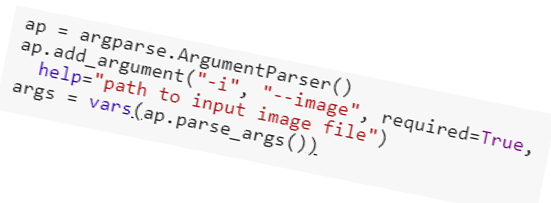
#> input picture test.png, 551 x 203 px
$ python -i deskew.py   (imports and definitions only)
#> lines starting #> are read from the running program, lines starting #| are printed output that depends on the picture; after the words box and inside, x2 and y2 are one past the last pixel; in counts of white or black regions, pixels touching at a corner belong together
import numpy as np
import cv2


def deskew(inputImage):
#> called with inputImage = 'test.png'
    image = cv2.imread(inputImage)
#> image is the input picture: shape (203, 551, 3); mean B, G, R 243.7, 243.2, 244.9

    if image is not None:
        print("image loaded successfully")
    else:
        print("problem loading image")

    gray = cv2.cvtColor(image, cv2.COLOR_BGR2GRAY)
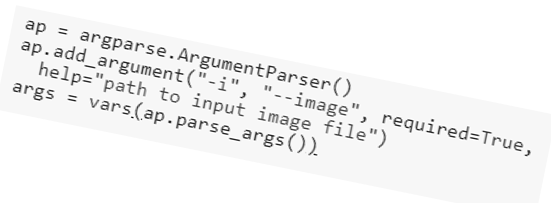
#> gray: shape (203, 551); min 4, max 255, mean 243.7
    gray = cv2.bitwise_not(gray)
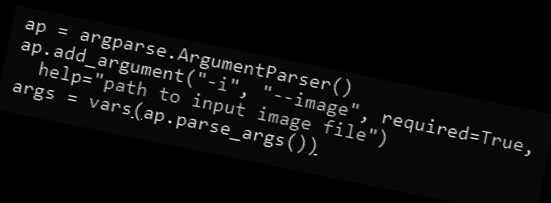
#> gray: shape (203, 551); min 0, max 251, mean 11.3
    thresh = cv2.threshold(gray, 0, 255, cv2.THRESH_BINARY | cv2.THRESH_OTSU)[1]
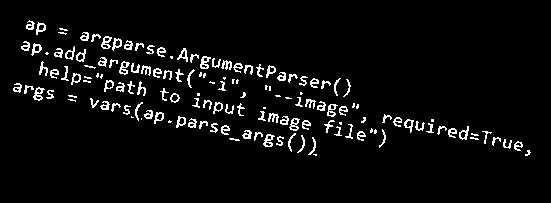
#> thresh: shape (203, 551); 4.9% white in thin lines or dots, all inside (x1, y1, x2, y2) = (13, 20, 531, 156)
    coords = np.column_stack(np.where(thresh > 0))
#> coords = 5452 pairs, first value 20 to 155, second value 13 to 530
    angle = cv2.minAreaRect(coords)[-1]
#> angle = -10.83

    if angle < -45:
        angle = -(90 + angle)
    else:
        angle = -angle
#> angle = 10.83

    (h, w) = image.shape[:2]
#> h = 203; w = 551
    center = (w // 2, h // 2)
#> center = (275, 101)
    M = cv2.getRotationMatrix2D(center, angle, 1.0)
#> M = [[0.982, 0.188, -14.08], [-0.188, 0.982, 53.49]]
    rotated = cv2.warpAffine(image, M, (w, h),
        flags=cv2.INTER_CUBIC, borderMode=cv2.BORDER_REPLICATE)
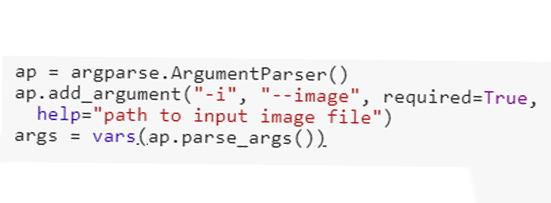
#> rotated: shape (203, 551, 3); mean B, G, R 243.4, 242.9, 244.6

    print("[INFO] angle: {:.3f}".format(angle))
#| [INFO] angle: 10.833
    cv2.imshow("Input", image)
    cv2.imshow("Rotated", rotated)
    #cv2.waitKey(0)

    print("all good!")

    return rotated

>>> result = deskew('test.png')
